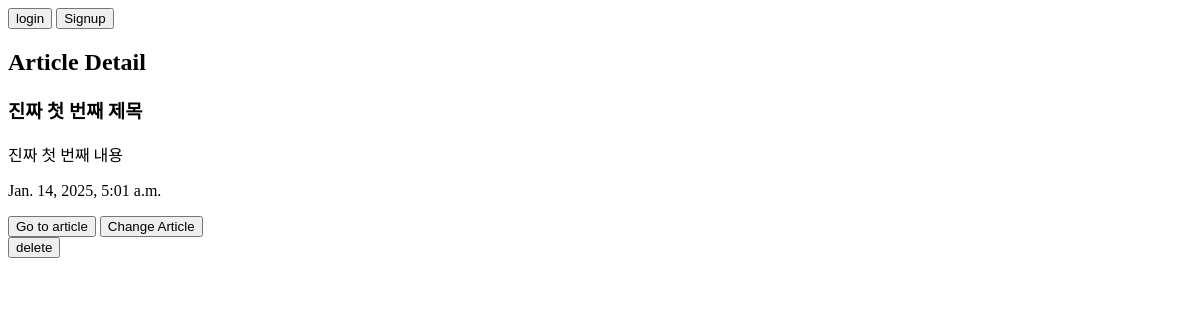
The page /articles/1/ on the database as committed earlier.
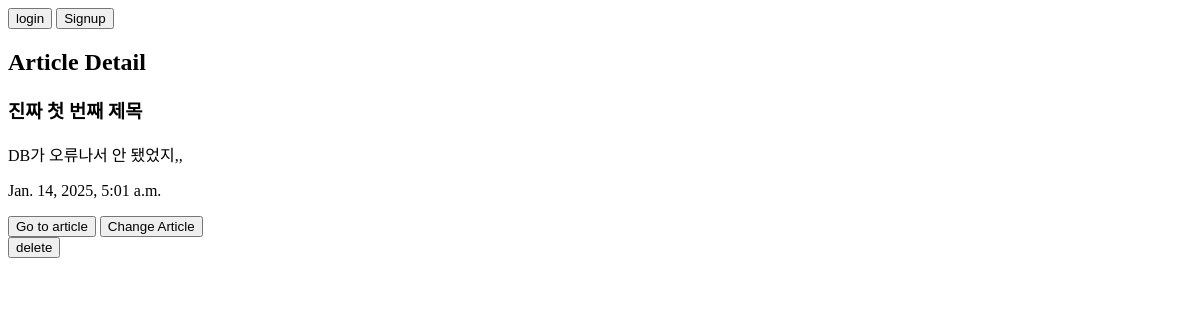
The same page on the database as committed later.
### articles/models.py (models this page shows, shortened)
class Article(models.Model):
    title = models.CharField(max_length=50)
    content = models.TextField()
    created_at = models.DateTimeField(auto_now_add=True)
    updated_at = models.DateTimeField(auto_now=True)
    image = models.ImageField()

### articles/views.py (the view)
# urls.py: path('<int:pk>/', views.article_detail, name="article_detail"),
def article_detail(request, pk):
    article = get_object_or_404(Article, pk=pk)
    context = {"article": article}
    return render(request, "articles/article_detail.html", context)

### articles/templates/articles/article_detail.html (shortened to what this page needs)
{% extends "base.html" %}
{% block content %}
<h2>Article Detail</h2>
<h3>{{ article.title }}</h3>
<p>{{ article.content }}</p>
<p>{{ article.created_at }}</P>
<a href='{% url 'articles:articles' %}'><button>Go to article</button></a>
<a href='{% url 'articles:update' article.pk %}'><button>Change Article</button></a>
<form action="{% url 'articles:delete' article.pk %}" method="POST">
    <input type="submit" value="delete">
</form>
{% endblock content %}

Rows that differ between the two databases and show on the page:
changed Article "진짜 첫 번째 제목": content "진짜 첫 번째 내용" → "DB가 오류나서 안 됐었지,,"
